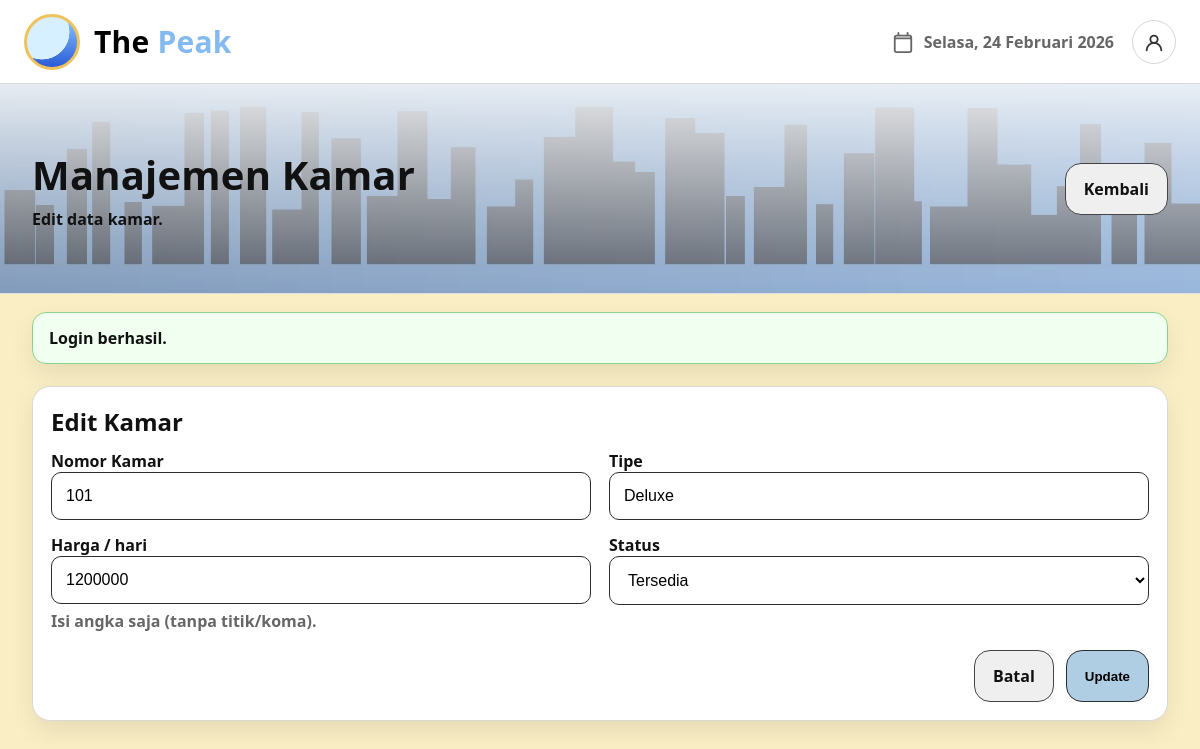
The page /room_form.php?id=1 (signed in) on the database its author committed.
### tables this page shows
CREATE TABLE rooms (
  id INT AUTO_INCREMENT PRIMARY KEY,
  room_number VARCHAR(10) NOT NULL UNIQUE,
  type VARCHAR(50) NOT NULL,
  price_per_day INT NOT NULL DEFAULT 0,
  status ENUM('available','occupied','maintenance') NOT NULL DEFAULT 'available',
  created_at TIMESTAMP DEFAULT CURRENT_TIMESTAMP
);

### config/helpers.php (called while the page is built, shortened)
<?php
function e(?string $str): string {
  return htmlspecialchars($str ?? '', ENT_QUOTES, 'UTF-8');
}

### room_form.php (the view, shortened to what this page needs)
<?php
$pdo = db();
$id = isset($_GET['id']) ? (int)$_GET['id'] : 0;
$editing = $id > 0;
$data = [
  'room_number' => '',
  'type' => '',
  'price_per_day' => '',
  'status' => 'available',
];
if ($editing) {
  $stmt = $pdo->prepare("SELECT * FROM rooms WHERE id=:id");
  $stmt->execute([':id' => $id]);
  $row = $stmt->fetch();
  $data = array_merge($data, $row);
}
$heroActionHtml = '<a class="btn btn-muted" href="rooms.php">Kembali</a>';
include __DIR__ . '/layout/header.php';
?>
<section class="section">
  <div class="panel">
    <h2 style="margin:0 0 12px;"><?= e($editing ? 'Edit Kamar' : 'Tambah Kamar') ?></h2>
    <form method="post">
      <div class="form-row">
        <div>
          <label style="font-weight:800;">Nomor Kamar</label>
          <input class="input" name="room_number" value="<?= e($data['room_number']) ?>" />
        </div>
        <div>
          <label style="font-weight:800;">Tipe</label>
          <input class="input" name="type" value="<?= e($data['type']) ?>" placeholder="Deluxe / Superior" />
        </div>
      </div>
      <div class="form-row" style="margin-top:14px;">
        <div>
          <label style="font-weight:800;">Harga / hari</label>
          <input class="input" name="price_per_day" value="<?= e((string)$data['price_per_day']) ?>" placeholder="1200000" />
          <div style="color:#666;font-weight:700;margin-top:6px;">Isi angka saja (tanpa titik/koma).</div>
        </div>
        <div>
          <label style="font-weight:800;">Status</label>
          <select class="input" name="status">
            <option value="available" <?= $data['status']==='available'?'selected':'' ?>>Tersedia</option>
          </select>
        </div>
      </div>
      <div style="margin-top:18px; display:flex; gap:12px; justify-content:flex-end;">
        <a class="btn btn-muted" href="rooms.php">Batal</a>
        <button class="btn" type="submit"><?= e($editing ? 'Update' : 'Simpan') ?></button>
      </div>
    </form>
  </div>
</section>
<?php include __DIR__ . '/layout/footer.php'; ?>

### assets/css/style.css (style rules this page uses)
:root { --bg: #F9EEC4; --bg-soft: #FFF7D5; --card: #ffffff; --text: #111; --muted: #6b6b6b; --border: #d7d7d7; --primary: #8FA7FF; --primary-2: #AFCDE3; --shadow: 0 10px 25px rgba(0,0,0,.08); --radius: 18px; }
* { box-sizing: border-box; }
html,body { height:100%; }
body { margin:0; font-family: system-ui, -apple-system, Segoe UI, Roboto, Arial, sans-serif; color: var(--text); background: var(--bg); }
a { color: inherit; text-decoration: none; }
.section { padding: 22px 32px 40px; }
.panel { background: var(--card); border-radius: var(--radius); border: 1px solid var(--border); box-shadow: var(--shadow); padding: 18px; }
.btn { display:inline-flex; align-items:center; gap: 10px; padding: 14px 18px; border-radius: 16px; border: 1px solid #2d2d2d; background: var(--primary-2); font-weight: 800; cursor:pointer; }
.btn-muted { background: #efefef; border-color: #444; }
.input, select.input, textarea.input { width: 100%; padding: 14px 14px; border-radius: 10px; border: 1px solid #2d2d2d; outline: none; font-size: 16px; background:#fff; }
.form-row { display:grid; grid-template-columns: repeat(2, 1fr); gap: 18px; }

### rows shown on the page
rooms: room_number "101", type "Deluxe", price_per_day "1200000", status "Tersedia"

### other values the page prints
$heroTitle "Manajemen Kamar"
$heroSubtitle "Edit data kamar."
$msg "Login berhasil."
$editing ? 'Edit Kamar' : 'Tambah Kamar' "Edit Kamar"
$editing ? 'Update' : 'Simpan' "Update"
